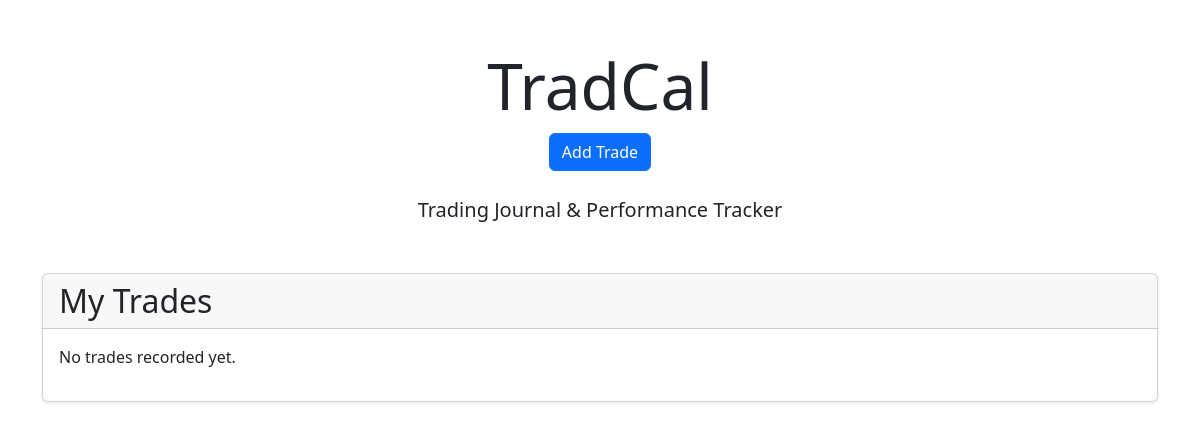
The app's page /, older data.
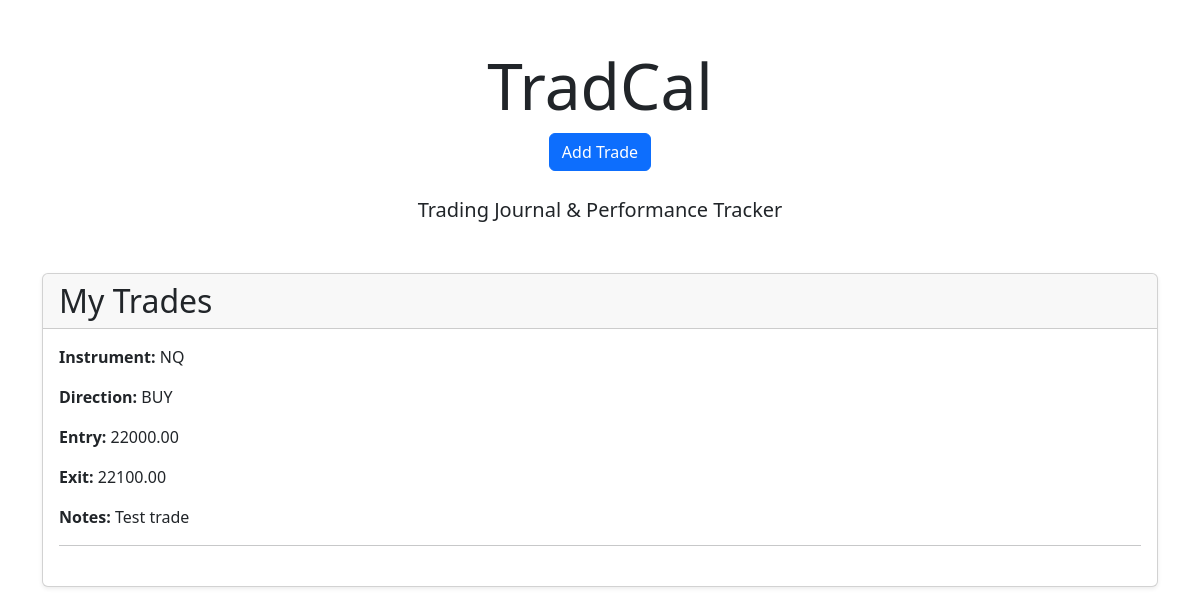
The same page, newer data.
### trades/models.py (models this page shows, shortened)
class Trade(models.Model):
    instrument = models.CharField(max_length=50)
    direction = models.CharField(max_length=10)
    entry_price = models.DecimalField(max_digits=10, decimal_places=2)
    exit_price = models.DecimalField(max_digits=10, decimal_places=2)
    notes = models.TextField(blank=True)
    created_on = models.DateTimeField(auto_now_add=True)

### trades/views.py (the view)
# urls.py: path('', views.home, name='home'),
def home(request):
    trades = Trade.objects.all()
    return render(
        request,
        'trades/home.html',
        {'trades': trades}
    )

### trades/templates/trades/home.html (shortened to what this page needs)
<!DOCTYPE html>
<html lang="en">
<head>
    <link href="https://cdn.jsdelivr.net/npm/bootstrap@5.3.3/dist/css/bootstrap.min.css"
          rel="stylesheet">
</head>
<body>
<div class="container mt-5">
    <div class="text-center mb-5">
        <h1 class="display-3">TradCal</h1>
        <a href="{% url 'add_trade' %}" class="btn btn-primary mb-4">
    Add Trade
</a>
        <p class="lead">Trading Journal & Performance Tracker</p>
    </div>
    <div class="card shadow-sm">
        <div class="card-header">
            <h2 class="mb-0">My Trades</h2>
        </div>
        <div class="card-body">
            {% for trade in trades %}
                <div class="mb-4">
                    <p><strong>Instrument:</strong> {{ trade.instrument }}</p>
                    <p><strong>Direction:</strong> {{ trade.direction }}</p>
                    <p><strong>Entry:</strong> {{ trade.entry_price }}</p>
                    <p><strong>Exit:</strong> {{ trade.exit_price }}</p>
                    <p><strong>Notes:</strong> {{ trade.notes }}</p>
                    <hr>
                </div>
            {% empty %}
                <p>No trades recorded yet.</p>
            {% endfor %}
        </div>
    </div>
</div>
</body>
</html>

Row changes from the older to the newer data that the page shows:
added Trade: instrument "NQ", direction "BUY", entry_price "22000.00", exit_price "22100.00", notes "Test trade"
Text that changed along with them:
text no longer shown: "No trades recorded yet."
